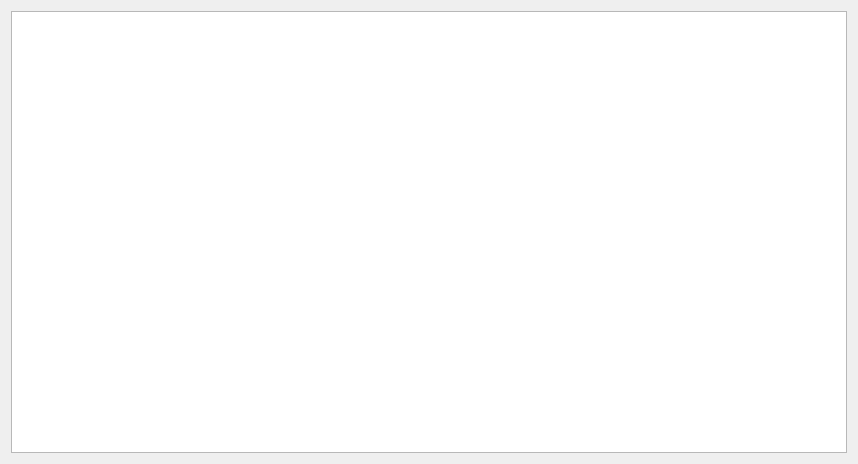
<?xml version="1.0" encoding="UTF-8"?>
<ui version="4.0">
 <class>Form</class>
 <widget class="QWidget" name="Form">
  <property name="geometry">
   <rect>
    <x>0</x>
    <y>0</y>
    <width>858</width>
    <height>464</height>
   </rect>
  </property>
  <property name="windowTitle">
   <string>Form</string>
  </property>
  <layout class="QHBoxLayout" name="horizontalLayout">
   <item>
    <widget class="QPlainTextEdit" name="textEdit"/>
   </item>
  </layout>
 </widget>
 <resources/>
 <connections/>
</ui>
